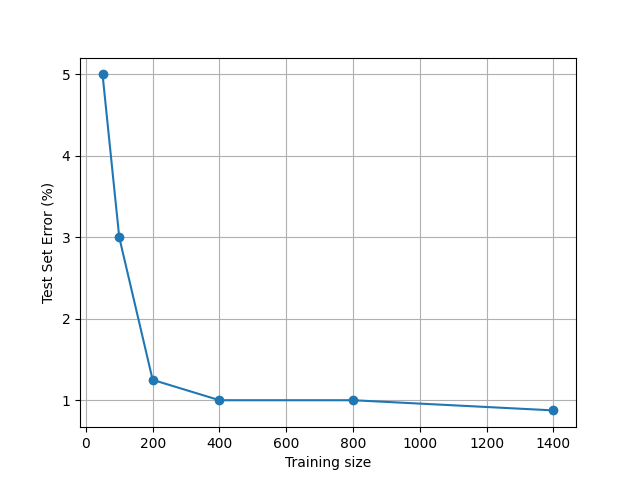

Write Python code to recreate this figure.
# EECS 545 HW3 Q5

# Install scikit-learn package if necessary:
# pip install -U scikit-learn

import numpy as np
import matplotlib.pyplot as plt
from sklearn.svm import LinearSVC

np.random.seed(545)

def readMatrix(filename: str):
    # Use the code below to read files
    with open(filename, 'r') as fd:
        hdr = fd.readline()
        rows, cols = [int(s) for s in fd.readline().strip().split()]
        tokens = fd.readline().strip().split()
        matrix = np.zeros((rows, cols))
        Y = []
        for i, line in enumerate(fd):
            nums = [int(x) for x in line.strip().split()]
            Y.append(nums[0])
            kv = np.array(nums[1:])
            k = np.cumsum(kv[:-1:2])
            v = kv[1::2]
            matrix[i, k] = v
        return matrix, tokens, np.array(Y)


def evaluate(output, label) -> float:
    # Use the code below to obtain the accuracy of your algorithm
    error = float((output != label).sum()) * 1. / len(output)
    print('Error: {:2.4f}%'.format(100 * error))

    return error


def main():
    # Load files
    # Note 1: tokenlists (list of all tokens) from MATRIX.TRAIN and MATRIX.TEST are identical
    # Note 2: Spam emails are denoted as class 1, and non-spam ones as class 0.
    dataMatrix_train, tokenlist, category_train = readMatrix('q5_data/MATRIX.TRAIN')
    dataMatrix_test, tokenlist, category_test = readMatrix('q5_data/MATRIX.TEST')

    # Train
    clf = LinearSVC(max_iter=20000)
    clf.fit(dataMatrix_train, category_train)
    pred = clf.predict(dataMatrix_test)
    print("##### 5a ######")
    # test and evaluate
    evaluate(pred, category_test)

    print("\n##### 5b ######")
    #50
    t_list = [50,100,200,400,800,1400]
    errs = []
    for test_set in t_list:
        dmtrain, tklist, ctrain = readMatrix('q5_data/MATRIX.TRAIN.'+str(test_set))
        pred2 = clf.fit(dmtrain, ctrain).predict(dataMatrix_test)
        print("train"+str(test_set)+" error")
        er = evaluate(pred2, category_test)
        errs.append(er*100)
        test_list = abs(clf.decision_function(dmtrain))
        print("Num of support vectors:", sum(i < 1 for i in test_list), "\n")
    
    plt.figure()
    plt.plot(t_list, errs, marker='o')
    plt.xlabel("Training size")
    plt.ylabel("Test Set Error (%)")
    plt.grid(True)
    plt.savefig("q5.png")
    plt.show()
    
if __name__ == '__main__':
    main()
